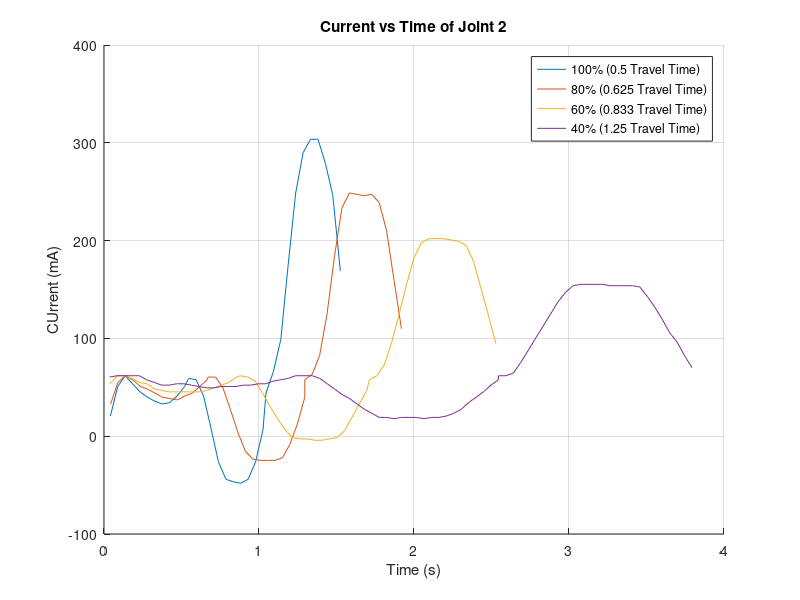

MATLAB code for this plot:
clc;
clear;
close all;

load maxSpeed.mat
load max_iter.mat
load maxt.mat
j2_100_c = j2_current;
j2_100_t = t_values;
j2_100_i = iter;

load 80Speed.mat 
load 80_iter.mat
load 80t.mat
j2_80_c = j2_current;
j2_80_t = t_values;
j2_80_i = iter;

load 60Speed.mat 
load 60_iter.mat
load 60t.mat
j2_60_c = j2_current;
j2_60_t = t_values;
j2_60_i = iter;

load 40Speed.mat 
load 40_iter.mat
load 40t.mat
j2_40_c = j2_current;
j2_40_t = t_values;
j2_40_i = iter;

figure;
hold on;
grid on;
plot(j2_100_t(1:(j2_100_i-1)),j2_100_c(1:(j2_100_i-1)), 'DisplayName', '100% (0.5 Travel Time)')
plot(j2_80_t(1:(j2_80_i-1)),j2_80_c(1:(j2_80_i-1)), 'DisplayName', '80% (0.625 Travel Time)')
plot(j2_60_t(1:(j2_60_i-1)),j2_60_c(1:(j2_60_i-1)), 'DisplayName', '60% (0.833 Travel Time)')
plot(j2_40_t(1:(j2_40_i-1)),j2_40_c(1:(j2_40_i-1)), 'DisplayName', '40% (1.25 Travel Time)')

title("Current vs Time of Joint 2")
xlabel("Time (s)")
ylabel("CUrrent (mA)")
legend